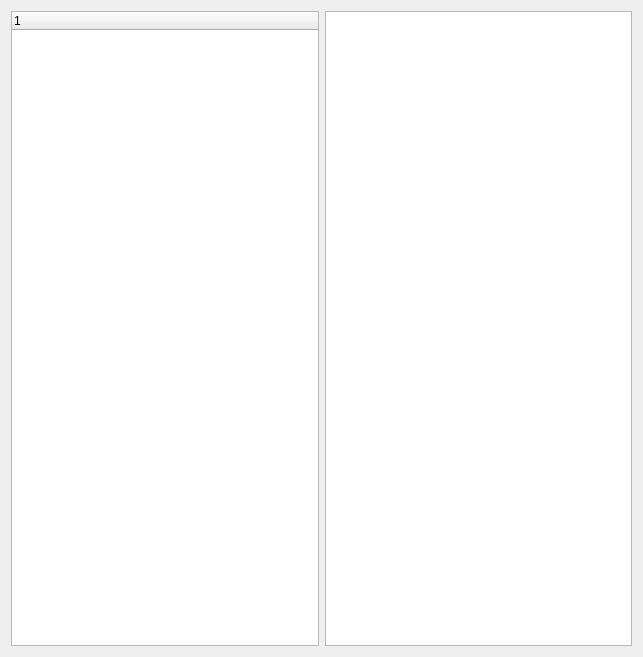
<?xml version="1.0" encoding="UTF-8"?>
<ui version="4.0">
 <class>ReceiveMailDialog</class>
 <widget class="QDialog" name="ReceiveMailDialog">
  <property name="geometry">
   <rect>
    <x>0</x>
    <y>0</y>
    <width>643</width>
    <height>657</height>
   </rect>
  </property>
  <property name="windowTitle">
   <string>Receive Mail</string>
  </property>
  <layout class="QGridLayout" name="gridLayout">
   <item row="0" column="0">
    <layout class="QVBoxLayout" name="verticalLayout">
     <item>
      <layout class="QHBoxLayout" name="horizontalLayout">
       <item>
        <widget class="QTreeWidget" name="treeWidget">
         <column>
          <property name="text">
           <string notr="true">1</string>
          </property>
         </column>
        </widget>
       </item>
       <item>
        <widget class="QListView" name="listView"/>
       </item>
      </layout>
     </item>
    </layout>
   </item>
  </layout>
 </widget>
 <resources/>
 <connections/>
</ui>
